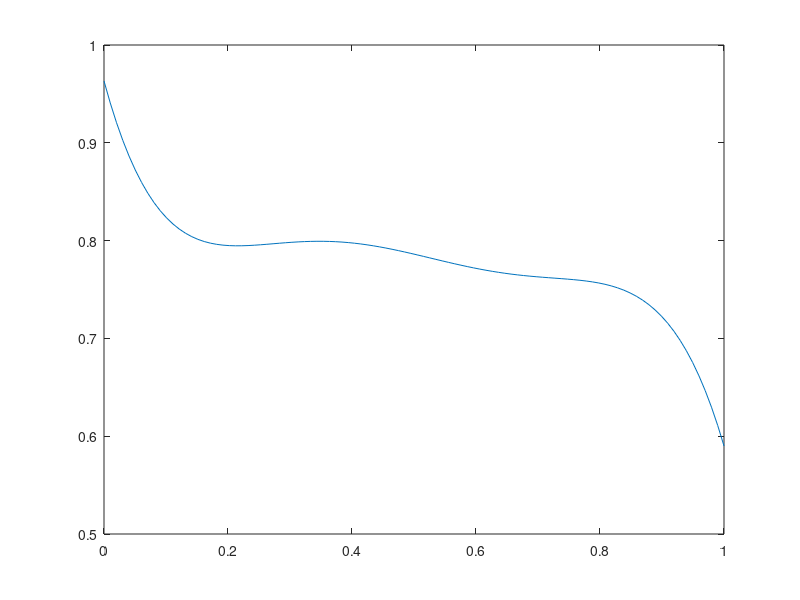

The MATLAB script that drew this image:


capacity = [8.4     7.25    7.1     7.0    6.9 6.85 6.8 6.75    6.65  6.6 6.5 6.4 6.3 5.8 5.5]/8.4;
    time = [0       0.5     1       1.5     2   2.5 3    3.5    5.5   7   11  14 15   16 17]/17;


bat_polynome = polyfit(time,capacity,5);

x1 = linspace(0,1);
y1 = polyval(bat_polynome,x1*1.03);
%%figure
%%plot(time,capacity,'o')
%%hold on
%%plot(time,capacity)
plot(x1,y1)
%%hold off